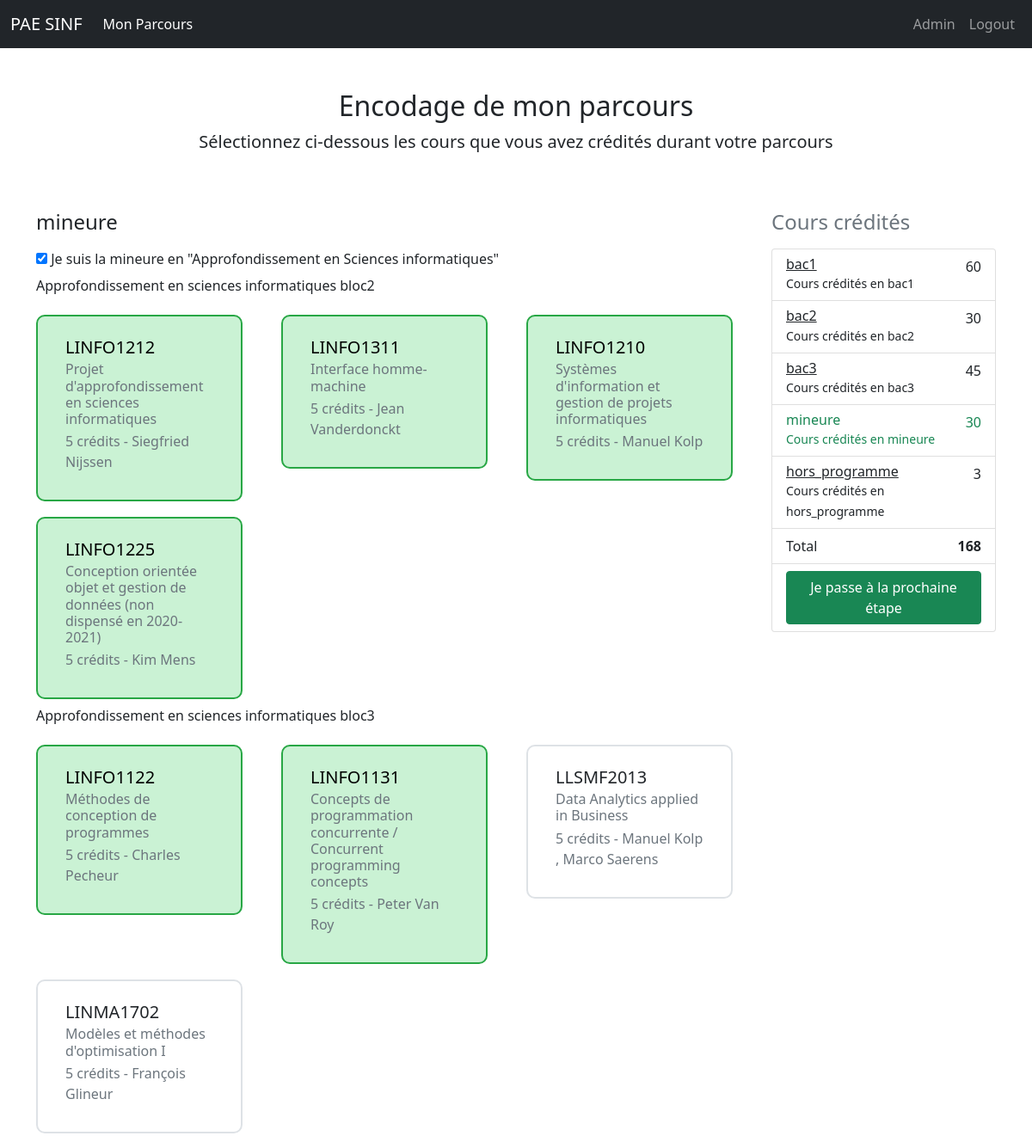
Page /encodage/mineure (signed in) on the committed database.
### app/encodage/models.py (models this page shows, shortened)
class SucceededCourse(db.Model):
    id = db.Column(db.Integer, primary_key=True)
    username = db.Column(db.String(20), nullable=False)
    course_acronym = db.Column(db.String(10), nullable=False)
    course_title = db.Column(db.String(150), nullable=False)
    bloc = db.Column(db.String(10), nullable=False)
    cts = db.Column(db.Integer(), nullable=False)
    other_out_program = db.Column(db.Boolean(), nullable=False, default=False)
    other_minor = db.Column(db.Boolean(), nullable=False, default=False)
    def build_user_cts_dict(username):
        courses = SucceededCourse.query.filter_by(username=username).all()
        cts = {"bac1":0, "bac2":0, "bac3":0, "mineure":0, "hors_programme":0}
        for course in courses:
            cts[course.bloc] += course.cts
        return cts

### app/auth/models.py (models this page shows, shortened)
class User(db.Model, UserMixin):
    id = db.Column(db.Integer, primary_key=True)
    username = db.Column(db.String(20), unique=True, nullable=False)
    email = db.Column(db.String(120), unique=True, nullable=False)
    password = db.Column(db.String(60), nullable=False)
    is_admin = db.Column(db.Boolean(), default=False)
    inscription_year = db.Column(db.Integer(), nullable=False)
    minor = db.Column(db.String(100), default="")

### app/encodage/controllers.py (the view, shortened to what this page needs)
@mod_encodage.route("/<year>")
@login_required
def bac(year):
    prev_courses_object = SucceededCourse.query.filter_by(username=current_user.username, bloc=year).all()
    prev_courses = list(map(lambda x: x.course_acronym, prev_courses_object))
    user_cts = SucceededCourse.build_user_cts_dict(current_user.username)
    if year == "mineure" and current_user.minor != "appsinf":
        return render_template("encodage/index.html", current_user=current_user, title="Mon parcours", year=year, data=program_json[year], prev_courses=prev_courses_object, user_cts=user_cts, available_endpoints=available_endpoints)
    return render_template("encodage/index.html", current_user=current_user, title="Mon parcours", year=year, data=program_json[year], prev_courses=prev_courses, user_cts=user_cts, available_endpoints=available_endpoints)

### app/auth/models.py (called while the page is built)
@login_manager.user_loader
def load_user(user_id):
    return User.query.get(int(user_id))

### app/templates/encodage/index.html (shortened to what this page needs)
{% extends 'base.html' %}
{% import 'sidebar.html' as sidebar %}
{% import 'dynamicTable.html' as dynamicTable %}
{% block content %}
<div class="container">
  <div class="py-5 text-center">
    <h2>Encodage de mon parcours</h2>
    <p class="lead">Sélectionnez ci-dessous les cours que vous avez crédités durant votre parcours</p>
  </div>
  <div class="row">
    {{ sidebar.sidebar(year,available_endpoints, user_cts) }}
    <div class="col-md-9 order-md-1">
      <h4 class="mb-3" id="title">{{year}}</h4>
      {% if year == "mineure" %}
        <input class="mb-3" type="checkbox" value="" id="appSinf" form="courseFormOther" {% if current_user.minor == "appsinf"%} checked {% endif %}>
        Je suis la mineure en "Approfondissement en Sciences informatiques"
      {% endif %}
      <form id="courseForm" method="post" >
        <div class="row">
          {% if data %}
            {% for category in data %}
              <h6 class="my-0 mb-3">{{category}}</h6>
              {% for sigle in data[category]["course"] %}
                <div class="boxed-check-group boxed-check-success col mt-2"">
                  <label class="boxed-check">
                        <div class="boxed-check-label card" style="width: 15rem;">
                          <div class="card-body">
                            <h5 class="card-title">{{sigle}}</h5>
                            <h6 class="card-subtitle mb-2 text-muted">{{ data[category]["course"][sigle]["name"]}}</h6>
                            <p class="card-subtitle mb-2 text-muted">{{ data[category]["course"][sigle]["cts"]}} crédits - {{ data[category]["course"][sigle]["teachers"]}}</h6>
                          </div>
                        </div>
                        </label>
                </div>
                {% endfor %}
            {% endfor %}
          {% endif %}
        </div>
      </form>
    </div>
</div>
{% endblock %}

### app/templates/sidebar.html
{% macro sidebar(year, available_endpoints, user_cts) -%}
<div class="col-md-3 order-md-2 mb-4">
      <div class="position-md-fixed">
            <h4 class="d-flex justify-content-between align-items-center mb-3">
                  <span class="text-muted">Cours crédités</span>
            </h4>
            <ul class="list-group mb-3">
                  {% for endpoint in available_endpoints %}
                  <li class="list-group-item d-flex justify-content-between lh-condensed">
                        <div>
                              <div {% if year==endpoint %} class="text-success" {% endif %}>
                                    {% if year == endpoint %}
                                    <h6 class="my-0 text-success">{{endpoint}}</h6>
                                    {% else %}
                                    <h6 class="my-0">
                                          <h6 class="my-0"><a href="/encodage/{{endpoint}}"
                                                      class="link-dark">{{endpoint}}</a></h6>
                                          {% endif %}
                                          <small {% if year==endpoint %} class="text-success" {% endif %}>Cours crédités
                                                en {{endpoint}}</small>
                              </div>
                        </div>
                        {% if year == endpoint %}
                        <span class="text-success" id="{{endpoint}}">0</span>
                        {% else %}
                        <span id="{{endpoint}}">{{user_cts[endpoint]}}</span>
                        {% endif %}
                  </li>
                  {% endfor %}
                  <li class="list-group-item d-flex justify-content-between">
                        <span>Total</span>
                        <strong id="Total">0</strong>
                  </li>
                  <li class="list-group-item d-flex justify-center">
                        {% if year %}
                        <button type="submit" form="courseForm" id="submitForm" class="btn btn-success">Je passe à la
                              prochaine étape</button>
                        {% else %}
                        <a href="{{url_for('pae.pae')}}" class="btn btn-success">Je confirme mon parcours et j'encode mon PAE</a>
                        {% endif%}
                  </li>
            </ul>
      </div>
</div>
{%- endmacro %}

### rows in the picture
SucceededCourse: bloc "hors_programme", cts "3"
User: minor "☑"
SucceededCourse: course_acronym "LINFO1212", course_title "Projet d'approfondissement en sciences informatiques", cts "5", data "Siegfried Nijssen"
SucceededCourse: course_acronym "LINFO1311", course_title "Interface homme-machine", cts "5", data "Jean Vanderdonckt"
SucceededCourse: course_acronym "LINFO1210", course_title "Systèmes d'information et gestion de projets informatiques", cts "5", data "Manuel Kolp"
SucceededCourse: course_acronym "LINFO1225", course_title "Conception orientée objet et gestion de données (non dispensé en 2020-2021)", cts "5", data "Kim Mens"
SucceededCourse: course_acronym "LINFO1122", course_title "Méthodes de conception de programmes", cts "5", data "Charles Pecheur"
SucceededCourse: course_acronym "LINFO1131", course_title "Concepts de programmation concurrente / Concurrent programming concepts", cts "5", data "Peter Van Roy"

### other values in the picture
{{ endpoint }} "bac1" "bac2" "bac3"
{{ endpoint }} "bac1" "bac2" "bac3" "mineure"
{{ user_cts[endpoint] }} "60" "30" "45"
{{ endpoint }} "mineure"
{{ year }} "mineure"
{{ category }} "Approfondissement en sciences informatiques bloc2" "Approfondissement en sciences informatiques bloc3"
{{ sigle }} "LLSMF2013" "LINMA1702"
{{ data[category]["course"][sigle]["name"] }} "Data Analytics applied in Business" "Modèles et méthodes d'optimisation I"
{{ data[category]["course"][sigle]["cts"] }} "5" "5"
{{ data[category]["course"][sigle]["teachers"] }} "Manuel Kolp , Marco Saerens" "François Glineur"
